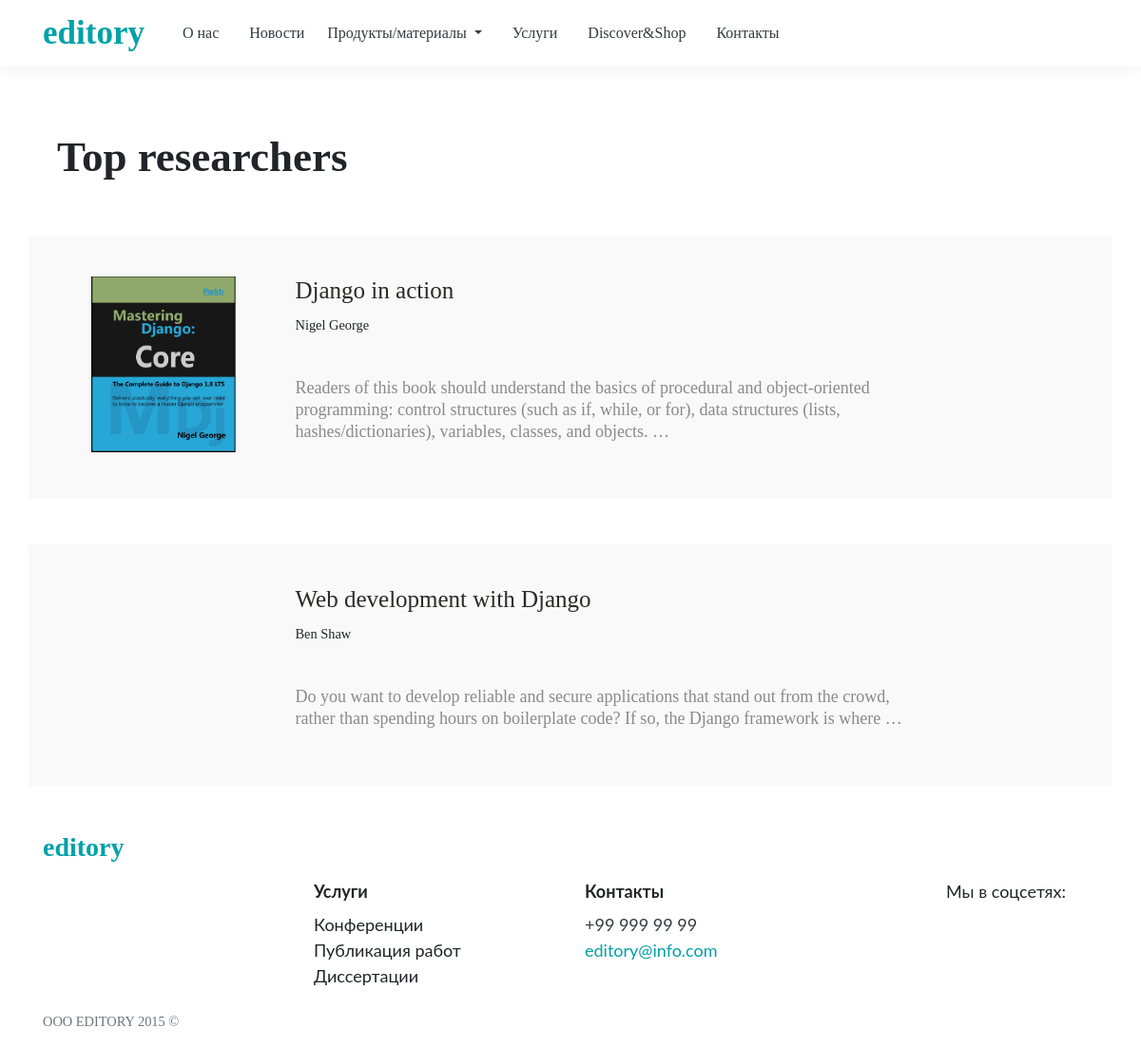
Page /request_to/top_researches/ on the earlier database version.
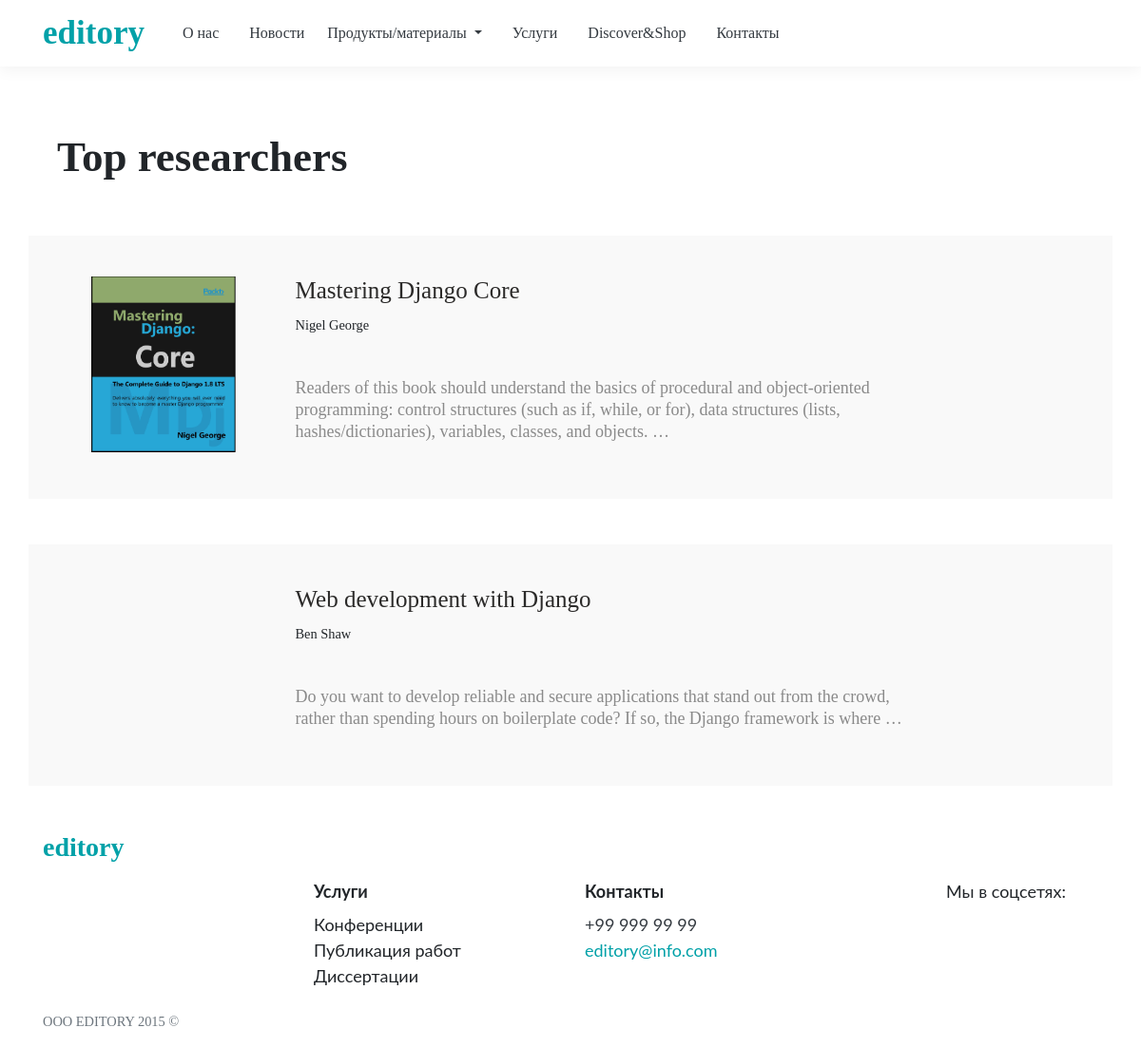
Same page on the later database version.
### pages/models.py (models this page shows, shortened)
class TopResearches(models.Model):
    image = models.ImageField(upload_to = 'top_researches/')
    title = models.CharField(max_length=255)
    author = models.CharField(max_length=100)
    description = models.TextField()
    more = models.TextField()
    created_at = models.DateTimeField(auto_now_add=True)
    def get_absolute_url(self):
        return reverse_lazy('pages:paper', kwargs = {'pk':self.pk})

### requests/views.py (the view)
# urls.py: path('top_researches/', TopResearchess.as_view(), name='top-researches'),
class TopResearchess(TemplateView):
    template_name = 'top_researches.html'
    def get_context_data(self, **kwargs):
        context = super(TopResearchess, self).get_context_data(**kwargs)
        context['top_researches'] = TopResearches.objects.all()
        return context

### templates/top_researches.html
{% extends 'base.html' %}
{% load static %}
{% block css %}
    <link rel="stylesheet" href="{% static 'pages/css/researches.css' %}">
{% endblock %}
{% block content %}
<div class="container">
       <div class="row px-0 mx-0">
           <div class="col">
            <h1 class="title">Top researchers</h1>
           </div>
       </div>
       {% for research in top_researches %}
       <div class="row description mt-5">
           <div class="col-lg-2 ">
               <img src="{{research.image.url}}" alt="" style="width: 100%;">
           </div>
           <div class="col-lg-8 pl-lg-5">
               <a href="{{research.get_absolute_url}}"><h3 class="">{{research.title}}</h3></a>
               <small>{{research.author}}</small>
               <p>{{research.description|truncatewords:29}}</p>
           </div>
       </div>
       {% endfor %}
    </div>
{% endblock content %}

### templates/base.html (shortened to what this page needs)
<!DOCTYPE html>
{% load static %}
<html lang="en">
<head>
    <link rel="stylesheet" href="{% static 'pages/bootstrap-icons/bootstrap-icons.css' %}">
    <link rel="stylesheet" href="{% static 'pages/bootstrap/css/bootstrap.css' %}">
    <link rel="stylesheet" href="{% static 'pages/css/main.css' %}">
    <link rel="stylesheet" href="{% static 'pages/fonts/stylesheet.css' %}">
    {% block css %}{% endblock %}
</head>
<body class="main-font" style="font-size: 18px">
    <div class="container-fluid nav-holder w-100">
        {% include 'components/navbar.html' %}
    </div>
    {% block content %}{% endblock content %}
    <div>
        {% include 'components/footer.html' %}
    </div>
</body>
</html>

### templates/components/navbar.html (shortened to what this page needs)
<div class="container py-1 nav-font" style="z-index: 10000;">
    <nav class="navbar navbar-expand-lg p-0 py-1">
        <a class="navbar-brand nav-logo k" href="{% url 'pages:home' %}">editory</a>
        <div class="collapse navbar-collapse font-weight-bold" id="navbarNav" style=" font-weight: 500 !important;">
            <ul class="navbar-nav">
                <li class="nav-item active">
                    <a class="nav-link ml-3 k text-dark  text-style-normal" href="{% url 'pages:webinars' %}">О нас</a>
                </li>
                <li class="nav-item ml-3">
                    <a class="nav-link k text-dark " href="{% url 'pages:news' %}">Новости</a>
                </li>
                 <li class="nav-item dropdown">
                     <a class="nav-link pl-3 dropdown-toggle text-dark " href="#" id="navbarDropdown" role="button" data-toggle="dropdown" aria-haspopup="true" aria-expanded="false">
                            Продукты/материалы
                     </a>
                </li>
                <li class="nav-item ml-3">
                    <a class="nav-link k text-dark " href="{% url 'pages:services' %}">Услуги</a>
                </li>
                <li class="nav-item ml-3">
                    <a class="nav-link k text-dark " href="#">Discover&Shop</a>
                </li>
                <li class="nav-item ml-3">
                    <a class="nav-link k text-dark " href="#">Контакты</a>
                </li>
            </ul>
            <ul class="navbar-nav ml-auto d-flex align-items-center">
                    {% if user.is_authenticated %}
                    <li class="nav-item ml-3 text-center">
                        <a class="nav-link k text-dark  consultation" href="{% url 'users:dashboard' %}"><i class="bi bi-person" style="font-size: 24px;"></i></a>
                    </li>
                    <li class="nav-item ml-3 d-flex align-items-center">
                        <a class="nav-link k text-dark " href="{% url 'users:logout' %}"><i
                                class="bi bi-box-arrow-right" style="font-size: 24px;"></i></a>
                    </li>
                {% else %}
                    <li class="nav-item ml-3 d-flex align-items-center">
                        <a class="nav-link k text-dark " href="{% url 'users:login' %}"><i
                                class="bi bi-person"
                                style="font-size: 24px;"></i></a>
                    </li>
                {% endif %}
            </ul>
        </div>
    </nav>
</div>

### templates/components/footer.html
<div class="container">
    <h3 class="font-weight-bold main-color pt-5 pb-2">editory</h3>
    <div class="row pb-4" style="font-family: Lato">
        <div class="offset-lg-3 col-lg-2 col-6">
            <div class="pb-2 font-weight-bold">Услуги</div>
            Конференции<br>
            Публикация работ<br>
            Диссертации<br>
        </div>
        <div class="offset-lg-1 col-lg-2 col-6">
            <div class="pb-2 font-weight-bold">Контакты</div>
            <a href="tel:+99 999 99 99" class="text-dark">+99 999 99 99</a><br>
            <a class="main-color">editory@info.com</a>
        </div>
        <div class="offset-lg-2    col-lg-2 col-6">
            <div class="pb-2">Мы в соцсетях:</div>
            <div class="">
                <a href="#" class="main-color"><i class="bi-facebook h1 px-1 "></i></a>
                <a href="#" class="main-color"><i class="bi-instagram h1 px-1 "></i></a>
                <a href="#" class="main-color"><i class="bi-telegram h1 px-1"></i></a>
            </div>
        </div>
    </div>
    <div class="small text-secondary pb-3">OOO EDITORY 2015 ©</div>
</div>

### pages/static/pages/css/main.css (style rules this page uses)
* { padding: 0; margin: 0; box-sizing: border-box; }
.nav-logo { font-family: Geometria; font-style: normal; font-weight: bold; font-size: 35px; line-height: 44px; color: #00A1A8; }
.main-color { color: #00A1A8; }
.k { font-family: Geometria; }
.nav-holder { background: #FFFFFF; box-shadow: 0px 4px 15px rgba(0, 0, 0, 0.05); }
.text-style-normal { font-style: normal; }
.main-font { font-family: Geometria; }
@media screen and (max-width: 1440px) { .nav-font { font-size: 16px; } }

### pages/static/pages/css/researches.css (style rules this page uses)
.title { font-style: normal; font-weight: bold; font-size: 45px; line-height: 117.3%; margin-top: 69px; }
.description { background: #F9F9F9; padding-top: 43px; padding-left: 51px; padding-bottom: 43px; }
.description h3 { font-style: normal; font-weight: normal; font-size: 25px; line-height: 117.3%; color: #2B2A29; width: 60%; }
.description p { font-style: normal; font-weight: normal; font-size: 18px; line-height: 23px; margin-top: 42px; color: #8A8A8A; }

Differences in the rows shown:
changed TopResearches "Nigel George": title "Django in action" → "Mastering Django Core"
